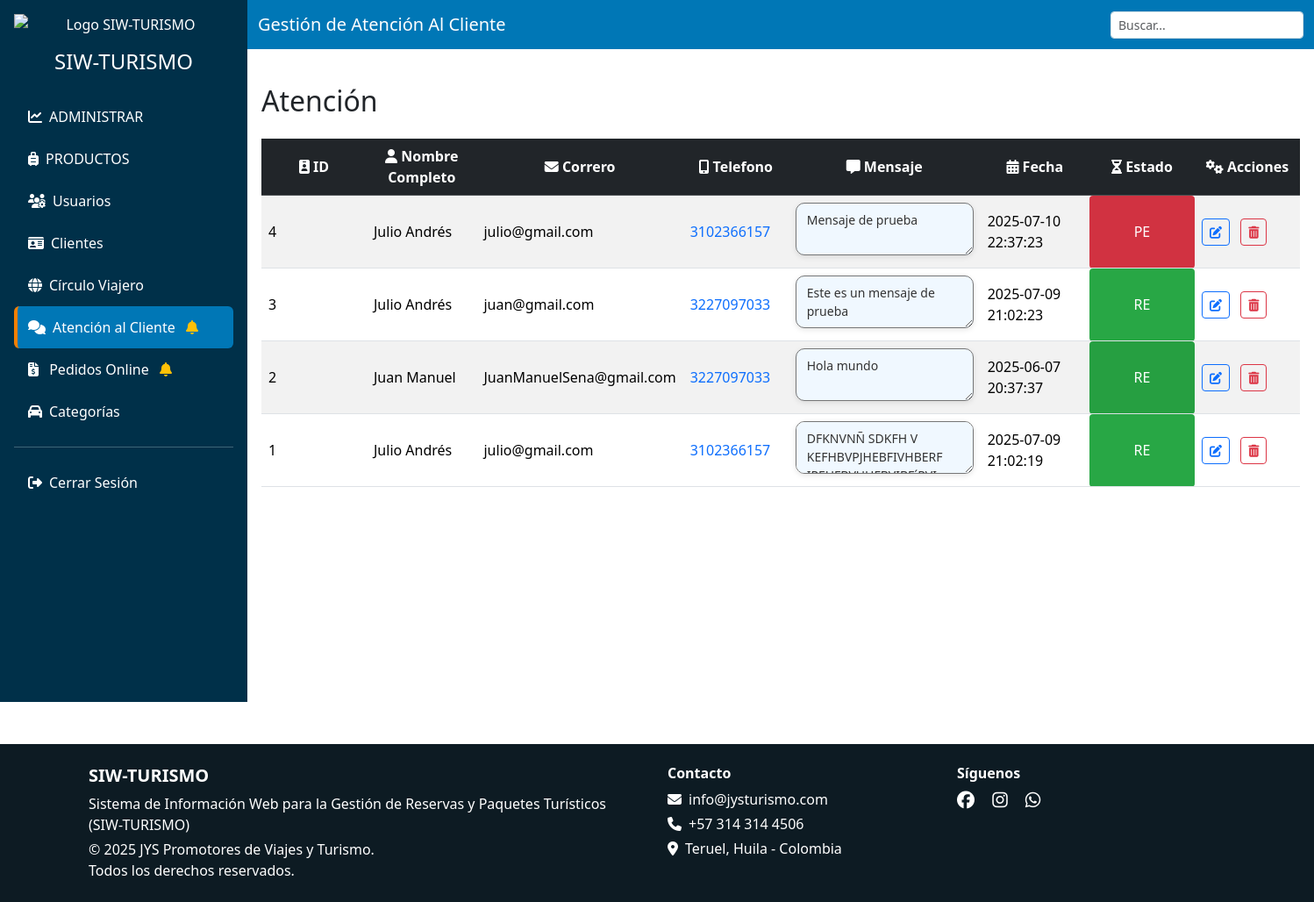
The app's page /vista/admin/atencion_cliente.php (signed in), older data.
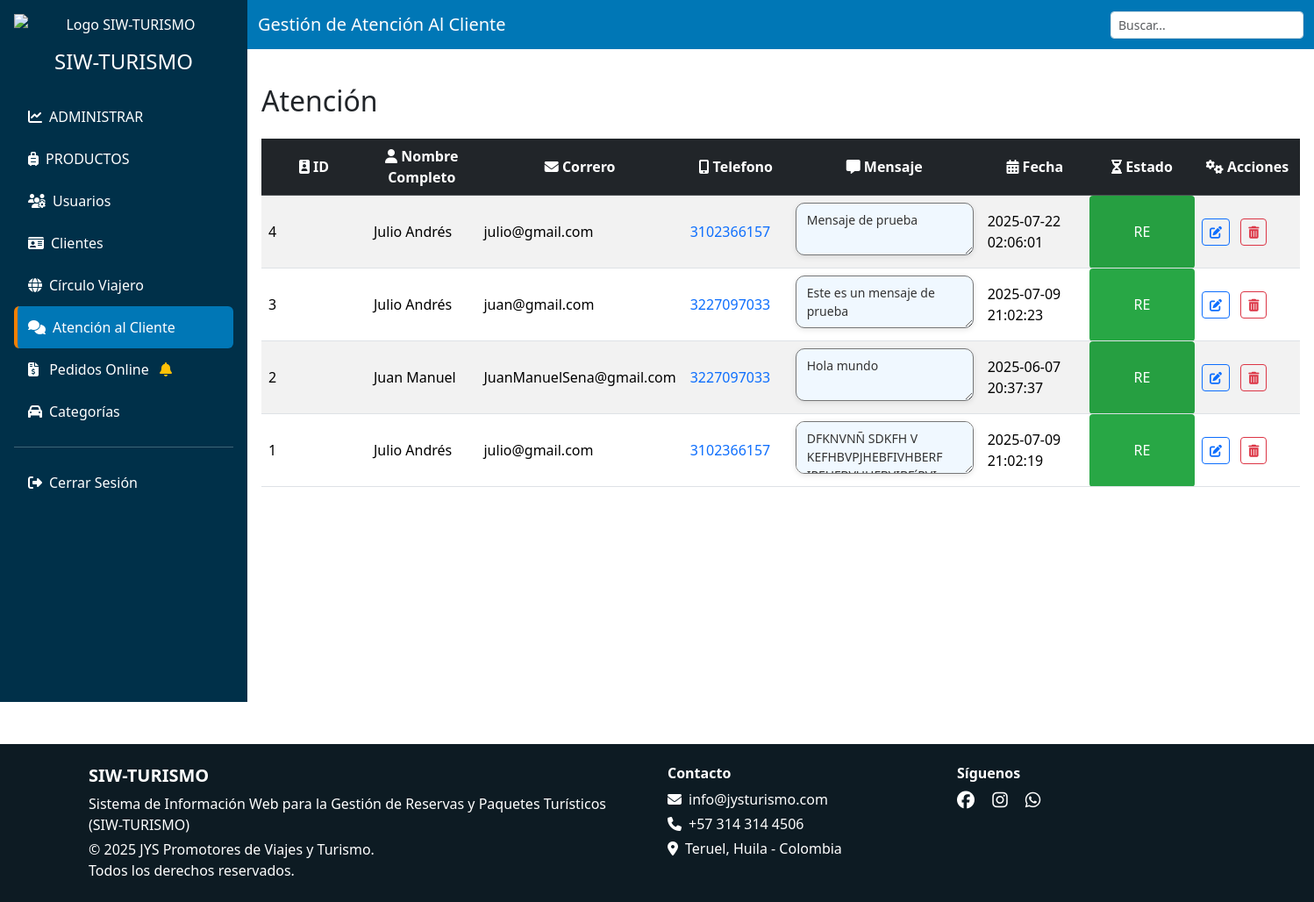
The same page, newer data.
### tables this page shows
CREATE TABLE `atencion_clientes` (
  `id` int(11) NOT NULL,
  `nombre` text NOT NULL,
  `mensaje` text NOT NULL,
  `fecha` timestamp NOT NULL DEFAULT current_timestamp() ON UPDATE current_timestamp(),
  `estado` enum('PE','RE') DEFAULT NULL,
  `correo` varchar(150) DEFAULT NULL,
  `telefono` bigint(15) NOT NULL
);

### modelo/obtenerEstados.php (called while the page is built, shortened)
<?php
 function hayPedidos($conn) {
        $sql = "SELECT 1 FROM ventas WHERE estado = ? LIMIT 1";
        $stmt = $conn->prepare($sql);
        if ($stmt) {
            $estado = "solicitado";
            $stmt->bind_param("s", $estado);
            $stmt->execute();
            $stmt->store_result();
            $hay = ($stmt->num_rows > 0);
            return $hay;
        }
        return false;
    }
    function hayAtenciones($conn) {
        $sql = "SELECT 1 FROM atencion_clientes WHERE estado = ? LIMIT 1";
        $stmt = $conn->prepare($sql);
        if ($stmt) {
            $estado = "PE";
            $stmt->bind_param("s", $estado);
            $stmt->execute();
            $stmt->store_result();
            $hay = ($stmt->num_rows > 0);
            return $hay;
        }
        return false;
    }
?>

### modelo/atenciones_m.php (called while the page is built, shortened)
<?php
function obtenerAtenciones($conn) {
    $result = mysqli_query($conn, "SELECT * FROM atencion_clientes ORDER BY id DESC");
    return mysqli_fetch_all($result, MYSQLI_ASSOC);
}
?>

### vista/admin/atencion_cliente.php (the view, shortened to what this page needs)
<?php
    include('header.php');
?>
<body>
    <?php
        include '../../conexion.php';
        include '../../modelo/atenciones_m.php';
        $atenciones = obtenerAtenciones($conn);
    ?>
    <div class="d-flex flex-column flex-lg-row">
        <?php include ('sidebar.php'); ?>
        <div class="flex-grow-1">
            <nav class="navbar navbar-dark">
                <div class="container-fluid">
                    <span class="navbar-brand">Gestión de Atención Al Cliente</span>
                    <div class="dataTables_filter">
                        <input type="search" id="buscar" class="form-control form-control-sm" placeholder="Buscar...">
                    </div>
                </div>
            </nav>
            <div class="main-content">
                <div class="d-flex justify-content-between align-items-center mb-4">
                    <h2 class="mb-0 mt-4">Atención</h2>
                </div>
                <div class="table-responsive">
                    <table class="table table-striped table-hover align-middle">
                        <thead class="table-dark">
                            <tr>
                                <th class="text-center"><i class="fas fa-id-badge"></i> ID</th>
                                <th class="text-center"><i class="fas fa-user"></i> Nombre Completo</th>
                                <th class="text-center"><i class="fas fa-envelope"></i> Correro</th>
                                <th class="text-center"><i class="fas fa-mobile-alt"></i> Telefono</th>
                                <th class="text-center"><i class="fas fa-comment-alt"></i> Mensaje</th>
                                <th class="text-center"><i class="fas fa-calendar-alt"></i> Fecha</th>
                                <th class="text-center"><i class="fas fa-hourglass-half"></i> Estado</th>
                                <th class="text-center"><i class="fas fa-cogs"></i> Acciones</th>
                            </tr>
                        </thead>
                        <tbody class="text-center">
                            <?php foreach ($atenciones as $atencion): ?>
                                <tr>
                                    <td><?= $atencion['id'] ?></td>
                                    <td><?= $atencion['nombre'] ?></td>
                                    <td><?= $atencion['correo'] ?></td>
                                    <td>
                                    <a href="https://wa.me/57<?= preg_replace('/\D/', '', $atencion['telefono']) ?>" target="_blank">
                                        <?= $atencion['telefono'] ?>
                                    </a>
                                    </td>
                                   <td>
                                        <textarea lass="overflow-auto" style="
                                            max-height: 100px;
                                            max-width: 100%;
                                            text-align: left;
                                            overflow-wrap: break-word;
                                            background-color: #f0f8ff; /* azul claro suave */
                                            padding: 8px 12px;
                                            border-radius: 10px;
                                            box-shadow: 0 2px 6px rgba(0, 0, 0, 0.1);
                                            font-family: 'Segoe UI', Tahoma, Geneva, Verdana, sans-serif;
                                            font-size: 14px;
                                            color: #333;
                                            "
                                            readonly><?= htmlspecialchars($atencion['mensaje']) ?>
                                        </textarea>
                                    </td>
                                    <td><?= $atencion['fecha'] ?></td>
                                    <td style="<?= $atencion['estado']=='RE' ? 'background-color:#28a745;color:#fff;padding:5px;border-radius:4px;text-align:center;' : ($atencion['estado']=='PE' ? 'background-color:#dc3545;color:#fff;padding:5px;border-radius:4px;text-align:center;' : '') ?>">
                                        <?= htmlspecialchars($atencion['estado']) ?>
                                    </td>
                                    <td>
                                    <button class="btn btn-sm btn-outline-primary me-2" data-bs-toggle="modal"
                                        data-bs-target="#modalEditar<?= $atencion['id'] ?>">
                                        <i class="fas fa-edit"></i>
                                    </button>
                                    <button class="btn btn-sm btn-outline-danger"
                                        onclick="eliminar(event, <?= $atencion['id'] ?>)"><i class="fas fa-trash-alt"></i>
                                    </button>
                                    </td>
                                </tr>
                            <?php endforeach; ?>
                        </tbody>
                    </table>
                </div>
            </div>
        </div>
    </div>
    <?php include ('footer.php'); ?>
</body>
</html>

### vista/admin/header.php (shortened to what this page needs)
<!DOCTYPE html>
<html lang="es">
<head>
    <link rel="stylesheet" href="../../libs/bootstrap-5.3.3-dist/css/bootstrap.min.css">
    <link rel="stylesheet" href="../../libs/fontawesome-free-6.7.2-web/css/all.min.css">
    <link rel="stylesheet" href="css/style_index.css">
</head>

### vista/admin/sidebar.php (shortened to what this page needs)
<?php
include '../../conexion.php';
include '../../modelo/obtenerEstados.php';
$CampanaPedidos = hayPedidos($conn);
$CampanaAtencion = hayAtenciones($conn);
?>
<!DOCTYPE html>
<html lang="es">
<head>
    <link
      href="../../libs/bootstrap-5.3.3-dist/css/bootstrap.min.css"
      rel="stylesheet"
    />
</head>
<body>
    <div class="sidebar p-3 text-center d-flex flex-column flex-shrink-0 text-white overflow-auto vh-100">
        <nav style="min-width: 250px;">
            <img src="../../IMAGENES/Logotipo_sinsombrapng_Mesa de trabajo 1-02.png" alt="Logo SIW-TURISMO"
                class="img-fluid mb-3 mx-auto d-block" style="max-height: 80px;" />
            <h4 class="mb-4">SIW-TURISMO</h4>
            <ul class="nav nav-pills flex-column text-start">
                <li class="nav-item">
                    <a href="vista_general.php" class="nav-link i-vista_general text-white">
                        <i class="fas fa-chart-line me-2"></i>ADMINISTRAR
                    </a>
                </li>
                <li class="nav-item">
                    <a href="productos.php" class="nav-link i-productos text-white">
                        <i class="fas fa-suitcase-rolling me-2"></i>PRODUCTOS
                    </a>
                </li>
                <?php if ($_SESSION['rol'] == 'ADMIN'):?>
                    <li class="nav-item">
                        <a href="usuarios.php" class="nav-link i-usuarios text-white">
                            <i class="fas fa-users-cog me-2"></i>Usuarios
                        </a>
                    </li>
                <?php endif; ?>
                <li class="nav-item">
                    <a href="clientes.php" class="nav-link i-clientes text-white">
                        <i class="fas fa-id-card me-2"></i>Clientes
                    </a>
                </li>
                <li class="nav-item">
                    <a href="circulo_viajero.php" class="nav-link i-circulo_viajero text-white">
                        <i class="fas fa-globe me-2"></i>Círculo Viajero
                    </a>
                </li>
                <?php if ($_SESSION['rol'] == 'ADMIN' || $_SESSION['rol'] == 'ATENCION_CLIENTE'):?>
                    <li class="nav-item">
                        <a href="atencion_cliente.php" class="nav-link i-atencion_cliente text-white">
                            <i class="fas fa-comments me-2"></i>Atención al Cliente
                            <?php if ($CampanaAtencion): ?>
                                <i class="fas fa-bell text-warning ms-2"></i>
                            <?php endif; ?>
                        </a>
                    </li>
                <?php endif; ?>
               <li class="nav-item">
                    <a href="pedidos.php" class="nav-link i-pedidos text-white">
                        <i class="fas fa-file-invoice-dollar me-2"></i>
                        Pedidos Online
                        <?php if ($CampanaPedidos): ?>
                            <i class="fas fa-bell text-warning ms-2"></i>
                        <?php endif; ?>
                    </a>
                </li>
                <li class="nav-item">
                    <a href="categorias.php" class="nav-link i-categorias text-white">
                        <i class="fas fa-car me-2"></i>Categorías
                    </a>
                </li>
                <hr />
                <li class="nav-item">
                    <a href="../../controlador/usuarios_c.php?accion=salir" class="nav-link i10 text-white" onclick="salir();">
                        <i class="fas fa-sign-out-alt me-2"></i>Cerrar Sesión
                    </a>
                </li>
            </ul>
        </nav>
    </div>
</body>
</html>

### vista/admin/footer.php (shortened to what this page needs)
<!DOCTYPE html>
<html lang="es">
<head>
    <link rel="stylesheet" href="../../libs/bootstrap-5.3.3-dist/css/bootstrap.min.css">
    <link rel="stylesheet" href="../../libs/bootstrap-icons-1.11.3/a/bootstrap-icons.css">
    <link rel="stylesheet" href="../../libs/fontawesome-free-6.7.2-web/css/all.min.css">
</head>
<body>
    <footer class="text-white mt-5" style="background-color: rgb(13, 27, 35);">
        <div class="container py-4">
            <div class="row">
                <div class="col-12 col-md-6 mb-4 mb-md-0 text-center text-md-start">
                    <h5 class="fw-bold">SIW-TURISMO</h5>
                    <p class="mb-1">Sistema de Información Web para la Gestión de Reservas y Paquetes Turísticos <br> (SIW-TURISMO)</p>
                    <p class="mb-0">&copy; <span id="year"></span> JYS Promotores de Viajes y Turismo. <br> Todos los derechos reservados.</p>
                </div>
                <div class="col-12 col-md-3 mb-4 mb-md-0 text-center text-md-start">
                    <h6 class="fw-bold">Contacto</h6>
                    <p class="mb-1"><i class="fas fa-envelope me-2"></i>info@jysturismo.com</p>
                    <p class="mb-1"><i class="fas fa-phone me-2"></i>+57 314 314 4506</p>
                    <p class="mb-0"><i class="fas fa-map-marker-alt me-2"></i>Teruel, Huila - Colombia</p>
                </div>
                <div class="col-12 col-md-3 text-center text-md-start">
                    <h6 class="fw-bold">Síguenos</h6>
                    <a href="https://www.facebook.com/share/1aEM7MnAdN/" class="text-white me-3" target="_blank" rel="noopener noreferrer">
                        <i class="fab fa-facebook fa-lg"></i>
                    </a>
                    <a href="#" class="text-white me-3">
                        <i class="fab fa-instagram fa-lg"></i>
                    </a>
                    <a href="https://wa.me/573143144506" class="text-white" target="_blank" rel="noopener noreferrer">
                        <i class="fab fa-whatsapp fa-lg"></i>
                    </a>
                </div>
            </div>
        </div>
    </footer>
</body>
</html>

### vista/admin/atencion_cliente.php (style rules this page uses)
.table-responsive { overflow-x: auto; max-width: 100%; }
.main-content { padding: 1rem; }
th, td { overflow-wrap: break-word; min-width: 120px; text-align: left; vertical-align: middle; }

Row changes from the older to the newer data that the page shows:
changed atencion_clientes "Mensaje de prueba": fecha "2025-07-10 22:37:23" → "2025-07-22 02:06:01"; estado "PE" → "RE"
